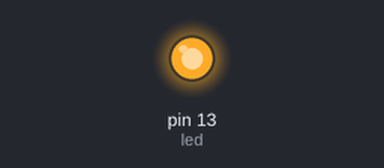
The sketch below on a simulated Arduino Uno, built with avr-gcc and run on an emulated ATmega328P. On the bench: output pins drawn as LEDs (lit = HIGH).

Above: at 2.5 s.
At 6.0 s:
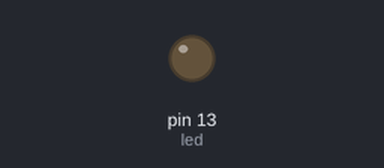
Timing chart, 0 to 9.1 s (numbered marks = the images above):
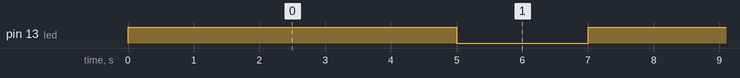

The sketch:

HelloWorld.ino
```cpp
#include <e_encoder.h>
#include <d_motor.h>
#include<b_potentiometer.h>

#define led 13

void setup() {
  // put your setup code here, to run once:
  pinMode(led, OUTPUT);
}

void loop() {
  // put your main code here, to run repeatedly:

  // turns LED off
  digitalWrite(led, HIGH);
  // prints text to serial monitor
  Serial.println("LED is on");
  // delays 5 seconds
  delay(5000);

  // turns LED off
  digitalWrite(led, LOW);
  // prints text to serial monitor
  Serial.println("LED is off");
  // delays 2 seconds
  delay(2000);
}
```

Measured:
- by itself, pin 13 (led): alternates HIGH for 5.0 s and LOW for 2.0 s
